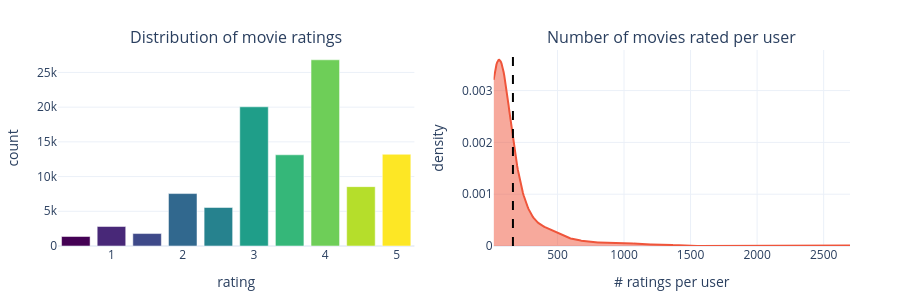

The code cell stored with this chart in its notebook:
### Code cell
fig = make_subplots(rows=1, cols=2, subplot_titles=("Distribution of movie ratings", "Number of movies rated per user"))
rating_counts = ratings['rating'].value_counts().sort_index() # plot 1
fig.add_trace(go.Bar(x=rating_counts.index, y=rating_counts.values, marker_color=rating_counts.index, 
                marker_colorscale='Viridis', showlegend=False), row=1, col=1)
kde = gaussian_kde(user_freq['n_ratings'].dropna()) # plot 2
x_range = np.linspace(user_freq['n_ratings'].min(), user_freq['n_ratings'].max(), 500)
fig.add_trace(go.Scatter(x=x_range, y=kde(x_range), fill='tozeroy', mode='lines', name='Density', 
                showlegend=False), row=1, col=2)
# Додавання вертикальної лінії для середнього значення
fig.add_vline(x=user_freq['n_ratings'].mean(), line_width=2, line_dash="dash", line_color="black", row=1, col=2)
fig.update_layout(height=300, width=900, template="plotly_white", margin=dict(t=50, b=50, l=50, r=50))
fig.update_xaxes(title_text="rating", row=1, col=1)
fig.update_yaxes(title_text="count", row=1, col=1)
fig.update_xaxes(title_text="# ratings per user", row=1, col=2)
fig.update_yaxes(title_text="density", row=1, col=2)
fig.show()

### Figure 1 — Plotly figure (JSON) as saved in the notebook; plotly's stock layout.template omitted (floating-point values rounded to 4 significant figures; data arrays with more than 128 entries replaced by an {"elided": "..."} marker saying what was removed)
{"data": [{"marker": {"color": [0.5, 1.0, 1.5, 2.0, 2.5, 3.0, 3.5, 4.0, 4.5, 5.0], "colorscale": [[0, "#440154"], [0.1111, "#482878"], [0.2222, "#3e4989"], [0.3333, "#31688e"], [0.4444, "#26828e"], [0.5556, "#1f9e89"], [0.6667, "#35b779"], [0.7778, "#6ece58"], [0.8889, "#b5de2b"], [1, "#fde725"]]}, "showlegend": false, "type": "bar", "x": [0.5, 1.0, 1.5, 2.0, 2.5, 3.0, 3.5, 4.0, 4.5, 5.0], "xaxis": "x", "y": [1370, 2811, 1791, 7551, 5550, 20047, 13136, 26818, 8551, 13211], "yaxis": "y"}, {"fill": "tozeroy", "mode": "lines", "name": "Density", "showlegend": false, "type": "scatter", "x": {"elided": "500 float values"}, "xaxis": "x2", "y": {"elided": "500 float values"}, "yaxis": "y2"}], "layout": {"annotations": [{"font": {"size": 16}, "showarrow": false, "text": "Distribution of movie ratings", "x": 0.225, "xanchor": "center", "xref": "paper", "y": 1, "yanchor": "bottom", "yref": "paper"}, {"font": {"size": 16}, "showarrow": false, "text": "Number of movies rated per user", "x": 0.775, "xanchor": "center", "xref": "paper", "y": 1, "yanchor": "bottom", "yref": "paper"}], "height": 300, "margin": {"b": 50, "l": 50, "r": 50, "t": 50}, "shapes": [{"line": {"color": "black", "dash": "dash", "width": 2}, "type": "line", "x0": 165.3, "x1": 165.3, "xref": "x2", "y0": 0, "y1": 1, "yref": "y2 domain"}], "width": 900, "xaxis": {"anchor": "y", "domain": [0, 0.45], "title": {"text": "rating"}}, "xaxis2": {"anchor": "y2", "domain": [0.55, 1], "title": {"text": "# ratings per user"}}, "yaxis": {"anchor": "x", "domain": [0, 1], "title": {"text": "count"}}, "yaxis2": {"anchor": "x2", "domain": [0, 1], "title": {"text": "density"}}}}
